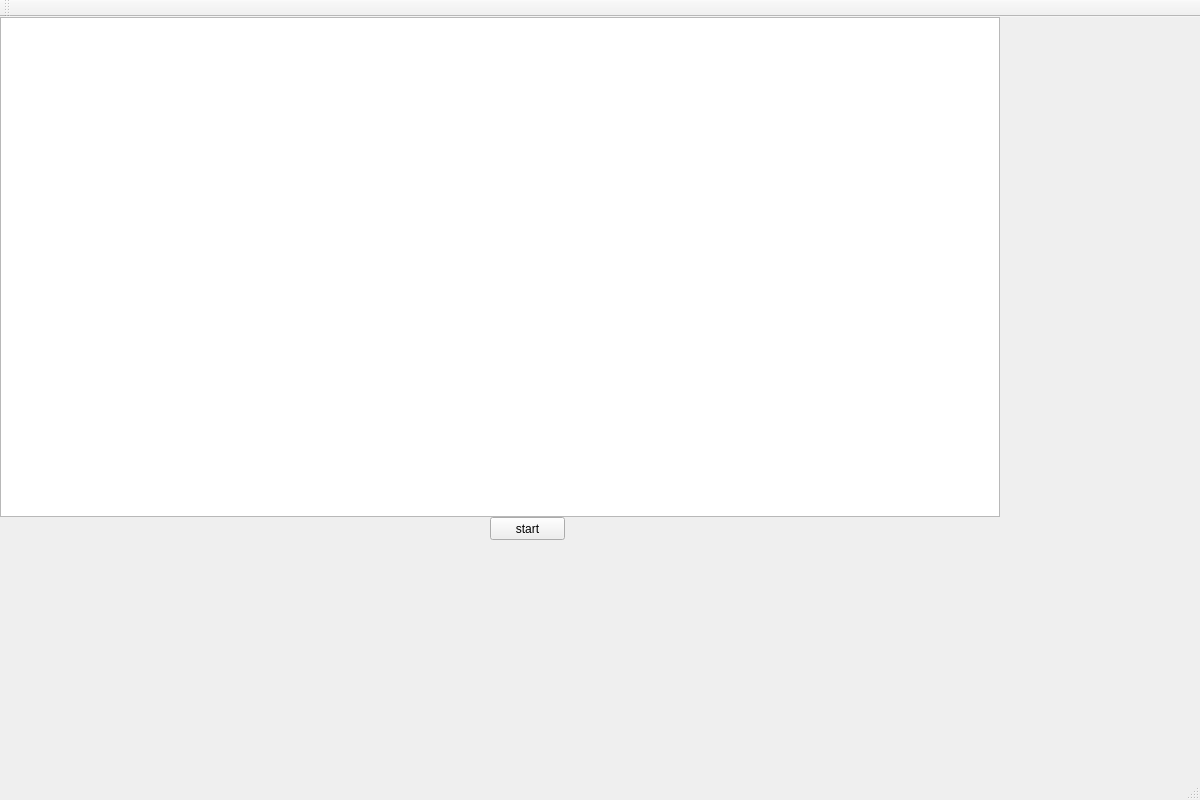
<?xml version="1.0" encoding="UTF-8"?>
<ui version="4.0">
 <class>Trabajo5</class>
 <widget class="QMainWindow" name="Trabajo5">
  <property name="geometry">
   <rect>
    <x>0</x>
    <y>0</y>
    <width>1200</width>
    <height>800</height>
   </rect>
  </property>
  <property name="windowTitle">
   <string>Trabajo5</string>
  </property>
  <widget class="QWidget" name="centralWidget">
   <widget class="QGraphicsView" name="graphicsView">
    <property name="geometry">
     <rect>
      <x>0</x>
      <y>0</y>
      <width>1000</width>
      <height>500</height>
     </rect>
    </property>
   </widget>
   <widget class="QPushButton" name="pushButton">
    <property name="geometry">
     <rect>
      <x>490</x>
      <y>500</y>
      <width>75</width>
      <height>23</height>
     </rect>
    </property>
    <property name="text">
     <string>start</string>
    </property>
   </widget>
  </widget>
  <widget class="QMenuBar" name="menuBar">
   <property name="geometry">
    <rect>
     <x>0</x>
     <y>0</y>
     <width>1200</width>
     <height>21</height>
    </rect>
   </property>
  </widget>
  <widget class="QToolBar" name="mainToolBar">
   <attribute name="toolBarArea">
    <enum>TopToolBarArea</enum>
   </attribute>
   <attribute name="toolBarBreak">
    <bool>false</bool>
   </attribute>
  </widget>
  <widget class="QStatusBar" name="statusBar"/>
 </widget>
 <layoutdefault spacing="6" margin="11"/>
 <resources/>
 <connections/>
</ui>
